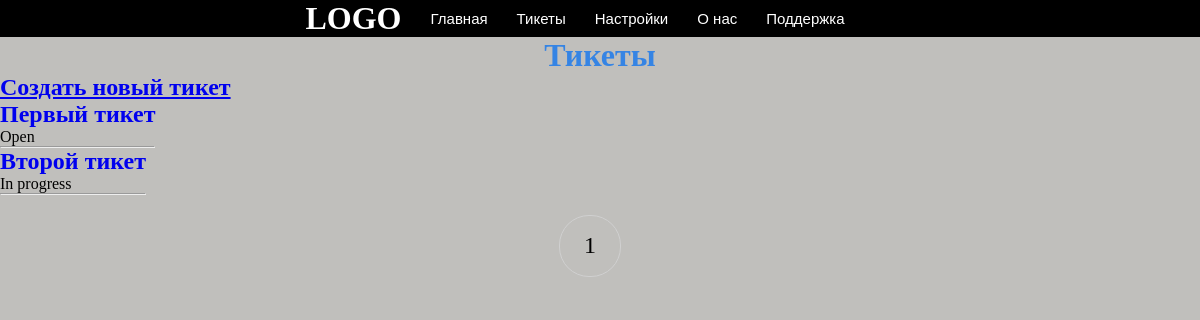
The page /tickets/ on the database as committed earlier.
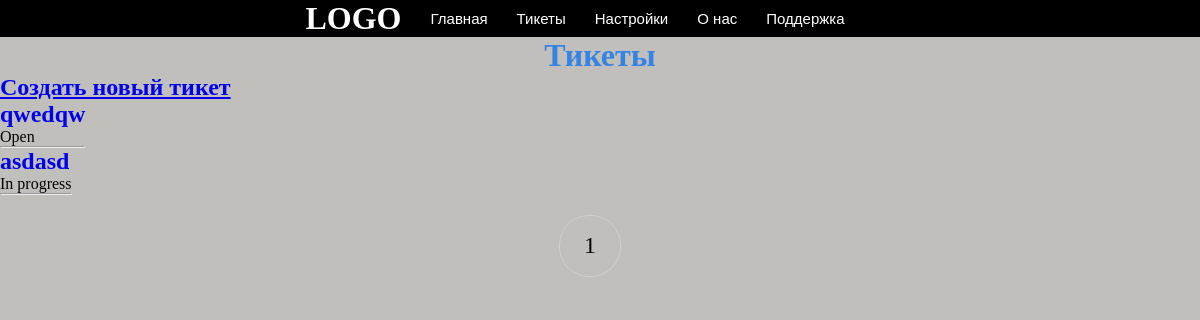
The same page on the database as committed later.
### tickets/models.py (models this page shows, shortened)
class Tickets(models.Model):  # Каждый тикет
    title = models.CharField(max_length=255, verbose_name='Заголовок')
    id_for_user = models.CharField(max_length=6, verbose_name='ticketID', unique=True)
    slug = models.SlugField(max_length=255, unique=True, db_index=True, verbose_name='URL')
    status = models.CharField(max_length=30, default='Open', choices=status(), verbose_name='Статус')
    created_by = models.CharField(max_length=255, verbose_name='Кем создано')
    created_at = models.DateTimeField(auto_now_add=True, verbose_name='Создано')
    def get_absolute_url(self):
        return reverse('ticket', kwargs={'ticket_slug': self.slug})
    class Meta:
        verbose_name = 'Tickets'
        verbose_name_plural = 'Тикеты'

### tickets/views.py (the view)
# urls.py: path('tickets/', views.Tickets.as_view(), name='tickets'),
class Tickets(ListView):
    paginate_by = 5
    model = TicketsModel
    template_name = 'tickets/tickets.html'
    context_object_name = 'tickets_params'
    def get_context_data(self, *, object_list=None, **kwargs):
        context = super().get_context_data(**kwargs)
        context['create_ticket'] = 'create_ticket'
        context['title'] = 'Тикеты'
        return context
    def get_queryset(self):
        return TicketsModel.objects.exclude(status='Closed')

### tickets/templatetags/tickets_tags.py (called while the page is built)
@register.simple_tag(name='menu')
def get_menu():
    menu = [
        {'title': 'Главная', 'url_name': 'home'},
        {'title': 'Тикеты', 'url_name': 'tickets'},
        {'title': 'Настройки', 'url_name': 'settings'},
        {'title': 'О нас', 'url_name': 'about'},
        {'title': 'Поддержка', 'url_name': 'support'},
    ]
    return menu

### tickets/templates/tickets/tickets.html
{% extends 'tickets/base.html' %}
{% load tickets_tags %}
{% block content %}
<h1 class="title">{{title}}</h1>
<a href="{% url create_ticket %}" class="create_ticket"><h2>Создать новый тикет</h2></a>
<ul class='tickets_lst'>
    {% for t in tickets_params %}
    <li>
        <a href="{{ t.get_absolute_url }}" class="tickets"><h2>{{t.title}}</h2></a>
        <div>{{t.status}}</div>
        <hr>
    </li>
    {% endfor %}
</ul>
<nav class="list-pages">
    <ul>
        {% for p in paginator.page_range %}
        <li class="page-num ">
            <a href="?page={{p}}">{{ p }}</a>
        </li>
        {% endfor %}
    </ul>
</nav>
{% endblock content %}

Rows that differ between the two databases and show on the page:
removed Tickets: title "Первый тикет", status "Open"
removed Tickets: title "Второй тикет", status "In progress"
added Tickets: title "qwedqw", status "Open"
added Tickets: title "asdasd", status "In progress"
